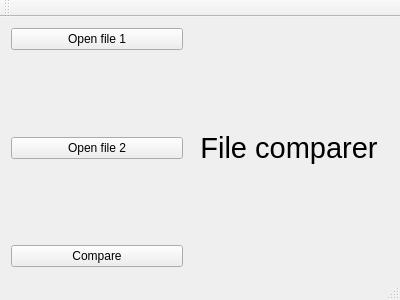
<?xml version="1.0" encoding="UTF-8"?>
<ui version="4.0">
 <class>MainWindow</class>
 <widget class="QMainWindow" name="MainWindow">
  <property name="geometry">
   <rect>
    <x>0</x>
    <y>0</y>
    <width>400</width>
    <height>300</height>
   </rect>
  </property>
  <property name="windowTitle">
   <string>Binary file comparator</string>
  </property>
  <widget class="QWidget" name="centralWidget">
   <layout class="QHBoxLayout" name="horizontalLayout">
    <item>
     <layout class="QVBoxLayout" name="verticalLayout">
      <item>
       <widget class="QPushButton" name="pushButton_f1">
        <property name="text">
         <string>Open file 1</string>
        </property>
       </widget>
      </item>
      <item>
       <widget class="QLabel" name="label_1">
        <property name="text">
         <string/>
        </property>
       </widget>
      </item>
      <item>
       <spacer name="verticalSpacer">
        <property name="orientation">
         <enum>Qt::Vertical</enum>
        </property>
        <property name="sizeHint" stdset="0">
         <size>
          <width>20</width>
          <height>40</height>
         </size>
        </property>
       </spacer>
      </item>
      <item>
       <widget class="QPushButton" name="pushButton_f2">
        <property name="text">
         <string>Open file 2</string>
        </property>
       </widget>
      </item>
      <item>
       <widget class="QLabel" name="label_2">
        <property name="text">
         <string/>
        </property>
       </widget>
      </item>
      <item>
       <spacer name="verticalSpacer_2">
        <property name="orientation">
         <enum>Qt::Vertical</enum>
        </property>
        <property name="sizeHint" stdset="0">
         <size>
          <width>20</width>
          <height>40</height>
         </size>
        </property>
       </spacer>
      </item>
      <item>
       <widget class="QPushButton" name="pushButton_compare">
        <property name="text">
         <string>Compare</string>
        </property>
       </widget>
      </item>
     </layout>
    </item>
    <item>
     <layout class="QVBoxLayout" name="verticalLayout_2">
      <item>
       <widget class="QLabel" name="label">
        <property name="minimumSize">
         <size>
          <width>200</width>
          <height>35</height>
         </size>
        </property>
        <property name="font">
         <font>
          <pointsize>22</pointsize>
         </font>
        </property>
        <property name="text">
         <string>File comparer</string>
        </property>
        <property name="alignment">
         <set>Qt::AlignCenter</set>
        </property>
       </widget>
      </item>
     </layout>
    </item>
   </layout>
  </widget>
  <widget class="QMenuBar" name="menuBar">
   <property name="geometry">
    <rect>
     <x>0</x>
     <y>0</y>
     <width>400</width>
     <height>21</height>
    </rect>
   </property>
  </widget>
  <widget class="QToolBar" name="mainToolBar">
   <attribute name="toolBarArea">
    <enum>TopToolBarArea</enum>
   </attribute>
   <attribute name="toolBarBreak">
    <bool>false</bool>
   </attribute>
  </widget>
  <widget class="QStatusBar" name="statusBar"/>
 </widget>
 <layoutdefault spacing="6" margin="11"/>
 <resources/>
 <connections/>
</ui>
